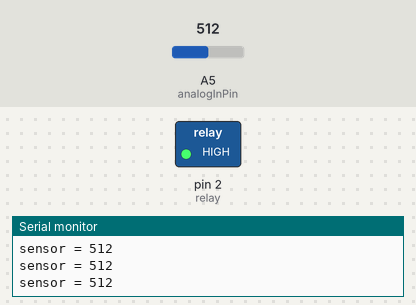
Bench run of a sketch on a simulated Arduino Uno, built with avr-gcc and run on an emulated ATmega328P. On the bench: switched loads named in the sketch (green lamp = pin HIGH), the last lines printed to the serial monitor. The test bench sets the inputs (shaded band); at power-on: A5 (analogInPin) = 512.

Above: at 1.2 s.
1.3 s: A5 (analogInPin) set to 267
4.3 s: A5 (analogInPin) set to 233
At 4.7 s:
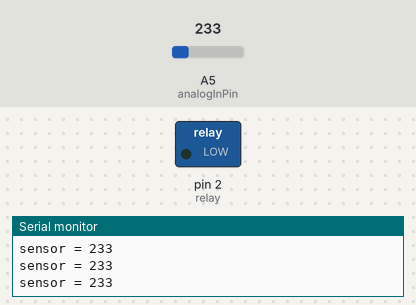
5.8 s: A5 (analogInPin) set to 334
8.8 s: A5 (analogInPin) set to 364
At 9.8 s:
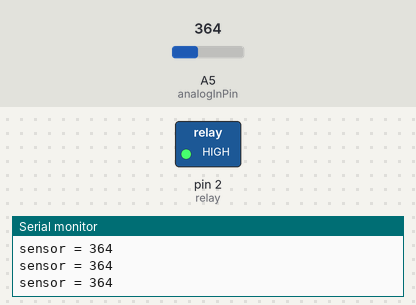
10.3 s: A5 (analogInPin) set to 240
At 10.9 s:
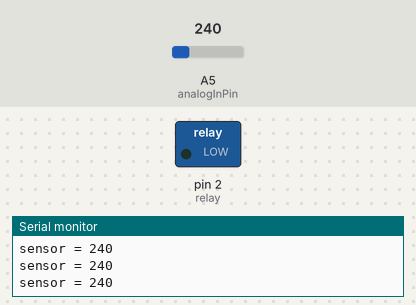
Timing chart, 0 to 13.3 s (numbered marks = the images above; inputs shaded):
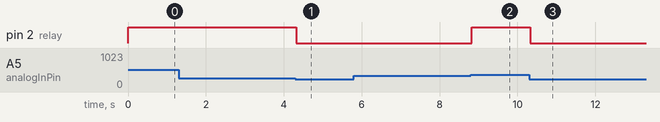

Measured:
- the behaviour switches between 251 and 250 on A5 (analogInPin) (found by bisection; images 0 and 1)
- the behaviour switches between 349 and 350 on A5 (analogInPin) (found by bisection; images 1 and 2)
- after the input at 4.3 s, pin 2 (relay): HIGH → LOW at once
- after the input at 8.8 s, pin 2 (relay): LOW → HIGH at once
- after the input at 10.3 s, pin 2 (relay): HIGH → LOW at once

The sketch:

plant_watering_code.ino
```cpp
const int analogInPin = A5; //Sensor pin
int relay = 2;  //Relay Pin
int sensorValue = 0;
int outputValue = 0;
void setup() {
  Serial.begin(9600);
  pinMode(relay,OUTPUT);
}
void loop() {
sensorValue = analogRead(analogInPin); //Read sesnor value
Serial.print("sensor = ");
Serial.println(sensorValue); //Display the sensor value in serial monitor
 if (sensorValue >= 350)
{
  digitalWrite(relay,HIGH); //Relay ON
}
else if (sensorValue <= 250)
{
  digitalWrite(relay,LOW); //Relay OFF
}
}
```
